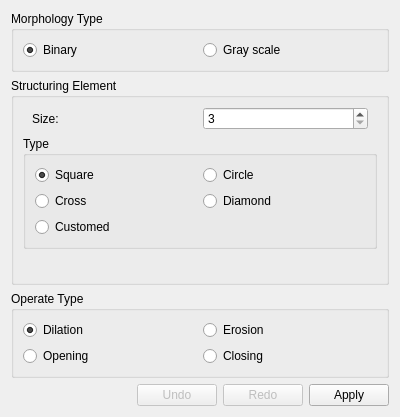
<?xml version="1.0" encoding="UTF-8"?>
<ui version="4.0">
 <class>MorphologyDialog</class>
 <widget class="QDialog" name="MorphologyDialog">
  <property name="geometry">
   <rect>
    <x>0</x>
    <y>0</y>
    <width>400</width>
    <height>359</height>
   </rect>
  </property>
  <property name="sizePolicy">
   <sizepolicy hsizetype="Preferred" vsizetype="Preferred">
    <horstretch>0</horstretch>
    <verstretch>0</verstretch>
   </sizepolicy>
  </property>
  <property name="windowTitle">
   <string>Morphology</string>
  </property>
  <layout class="QVBoxLayout" name="verticalLayout">
   <item>
    <widget class="QGroupBox" name="biGrayBox">
     <property name="title">
      <string>Morphology Type</string>
     </property>
     <layout class="QHBoxLayout" name="horizontalLayout">
      <item>
       <widget class="QRadioButton" name="binaryButton">
        <property name="text">
         <string>Binary</string>
        </property>
        <property name="checked">
         <bool>true</bool>
        </property>
       </widget>
      </item>
      <item>
       <widget class="QRadioButton" name="grayButton">
        <property name="text">
         <string>Gray scale</string>
        </property>
       </widget>
      </item>
     </layout>
    </widget>
   </item>
   <item>
    <widget class="QGroupBox" name="groupBox">
     <property name="title">
      <string>Structuring Element</string>
     </property>
     <layout class="QVBoxLayout" name="verticalLayout_2">
      <item>
       <widget class="QWidget" name="sizeWidget" native="true">
        <layout class="QHBoxLayout" name="horizontalLayout_2">
         <property name="leftMargin">
          <number>9</number>
         </property>
         <property name="topMargin">
          <number>0</number>
         </property>
         <property name="rightMargin">
          <number>9</number>
         </property>
         <property name="bottomMargin">
          <number>0</number>
         </property>
         <item>
          <widget class="QLabel" name="label">
           <property name="text">
            <string>Size: </string>
           </property>
          </widget>
         </item>
         <item>
          <widget class="QSpinBox" name="sizeSpin">
           <property name="minimum">
            <number>3</number>
           </property>
           <property name="maximum">
            <number>15</number>
           </property>
           <property name="singleStep">
            <number>2</number>
           </property>
          </widget>
         </item>
        </layout>
       </widget>
      </item>
      <item>
       <widget class="QGroupBox" name="groupBox_2">
        <property name="title">
         <string>Type</string>
        </property>
        <layout class="QGridLayout" name="gridLayout">
         <item row="0" column="0">
          <widget class="QRadioButton" name="squareButton">
           <property name="text">
            <string>Square</string>
           </property>
           <property name="checked">
            <bool>true</bool>
           </property>
          </widget>
         </item>
         <item row="0" column="1">
          <widget class="QRadioButton" name="circleButton">
           <property name="text">
            <string>Circle</string>
           </property>
          </widget>
         </item>
         <item row="1" column="0">
          <widget class="QRadioButton" name="crossButton">
           <property name="text">
            <string>Cross</string>
           </property>
          </widget>
         </item>
         <item row="1" column="1">
          <widget class="QRadioButton" name="diamondButton">
           <property name="text">
            <string>Diamond</string>
           </property>
          </widget>
         </item>
         <item row="2" column="0">
          <widget class="QRadioButton" name="custButton">
           <property name="text">
            <string>Customed</string>
           </property>
          </widget>
         </item>
        </layout>
       </widget>
      </item>
      <item>
       <widget class="QWidget" name="seWidget" native="true">
        <layout class="QVBoxLayout" name="verticalLayout_3">
         <item>
          <layout class="QGridLayout" name="seLayout"/>
         </item>
        </layout>
       </widget>
      </item>
     </layout>
    </widget>
   </item>
   <item>
    <widget class="QGroupBox" name="groupBox_3">
     <property name="title">
      <string>Operate Type</string>
     </property>
     <layout class="QGridLayout" name="gridLayout_2">
      <item row="0" column="0">
       <widget class="QRadioButton" name="dilationButton">
        <property name="text">
         <string>Dilation</string>
        </property>
        <property name="checked">
         <bool>true</bool>
        </property>
       </widget>
      </item>
      <item row="1" column="0">
       <widget class="QRadioButton" name="openButton">
        <property name="text">
         <string>Opening</string>
        </property>
       </widget>
      </item>
      <item row="0" column="1">
       <widget class="QRadioButton" name="erosionButton">
        <property name="text">
         <string>Erosion</string>
        </property>
       </widget>
      </item>
      <item row="1" column="1">
       <widget class="QRadioButton" name="closingButton">
        <property name="text">
         <string>Closing</string>
        </property>
       </widget>
      </item>
     </layout>
    </widget>
   </item>
   <item>
    <widget class="QWidget" name="applyWidget" native="true">
     <layout class="QHBoxLayout" name="horizontalLayout_3">
      <property name="margin">
       <number>0</number>
      </property>
      <item>
       <spacer name="horizontalSpacer">
        <property name="orientation">
         <enum>Qt::Horizontal</enum>
        </property>
        <property name="sizeHint" stdset="0">
         <size>
          <width>40</width>
          <height>20</height>
         </size>
        </property>
       </spacer>
      </item>
      <item>
       <widget class="QPushButton" name="undoButton">
        <property name="enabled">
         <bool>false</bool>
        </property>
        <property name="text">
         <string>Undo</string>
        </property>
       </widget>
      </item>
      <item>
       <widget class="QPushButton" name="redoButton">
        <property name="enabled">
         <bool>false</bool>
        </property>
        <property name="text">
         <string>Redo</string>
        </property>
       </widget>
      </item>
      <item>
       <widget class="QPushButton" name="applyButton">
        <property name="text">
         <string>Apply</string>
        </property>
       </widget>
      </item>
     </layout>
    </widget>
   </item>
   <item>
    <spacer name="verticalSpacer">
     <property name="orientation">
      <enum>Qt::Vertical</enum>
     </property>
     <property name="sizeHint" stdset="0">
      <size>
       <width>20</width>
       <height>40</height>
      </size>
     </property>
    </spacer>
   </item>
  </layout>
 </widget>
 <resources/>
 <connections/>
</ui>
